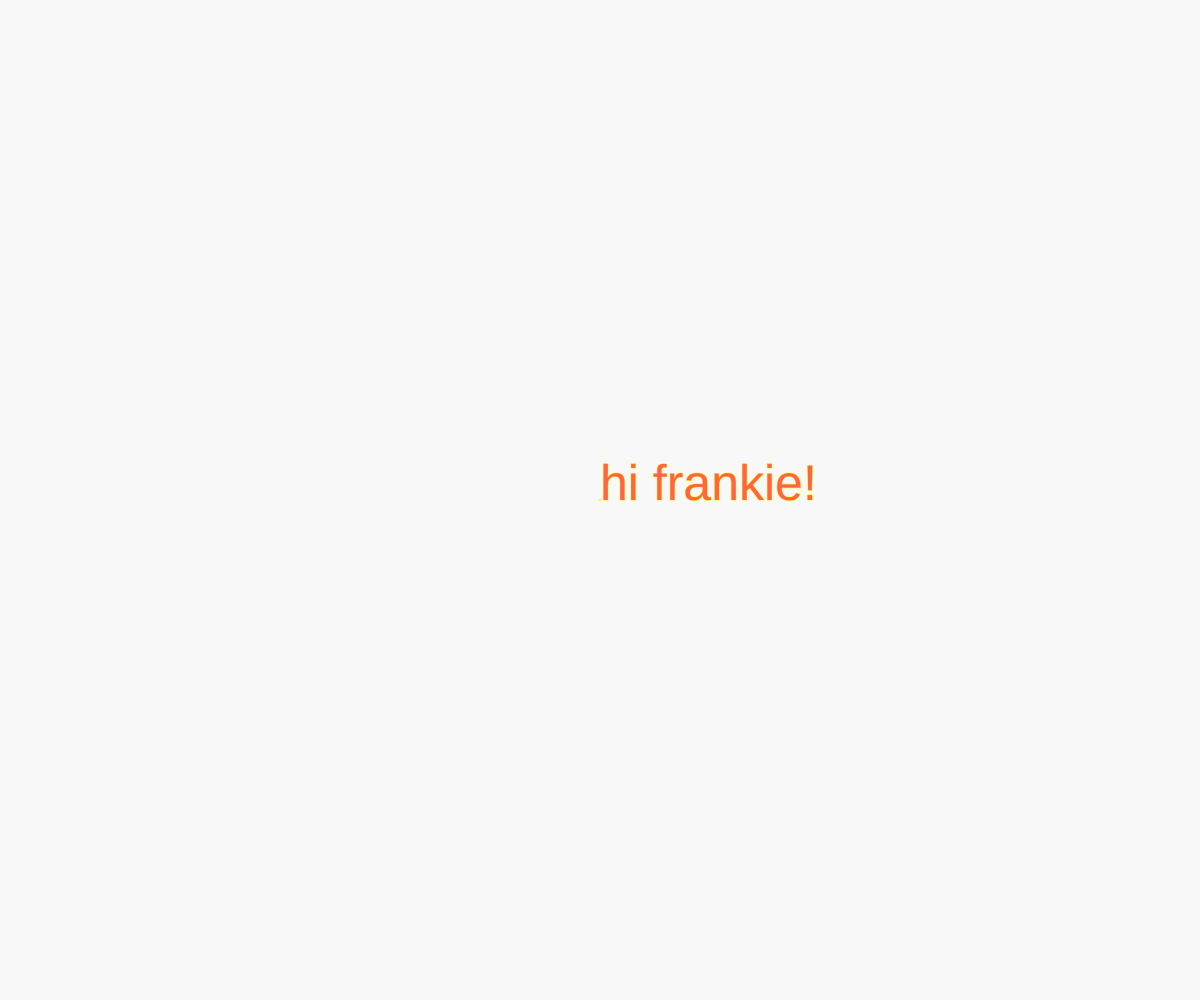
Frame 1 (no input)
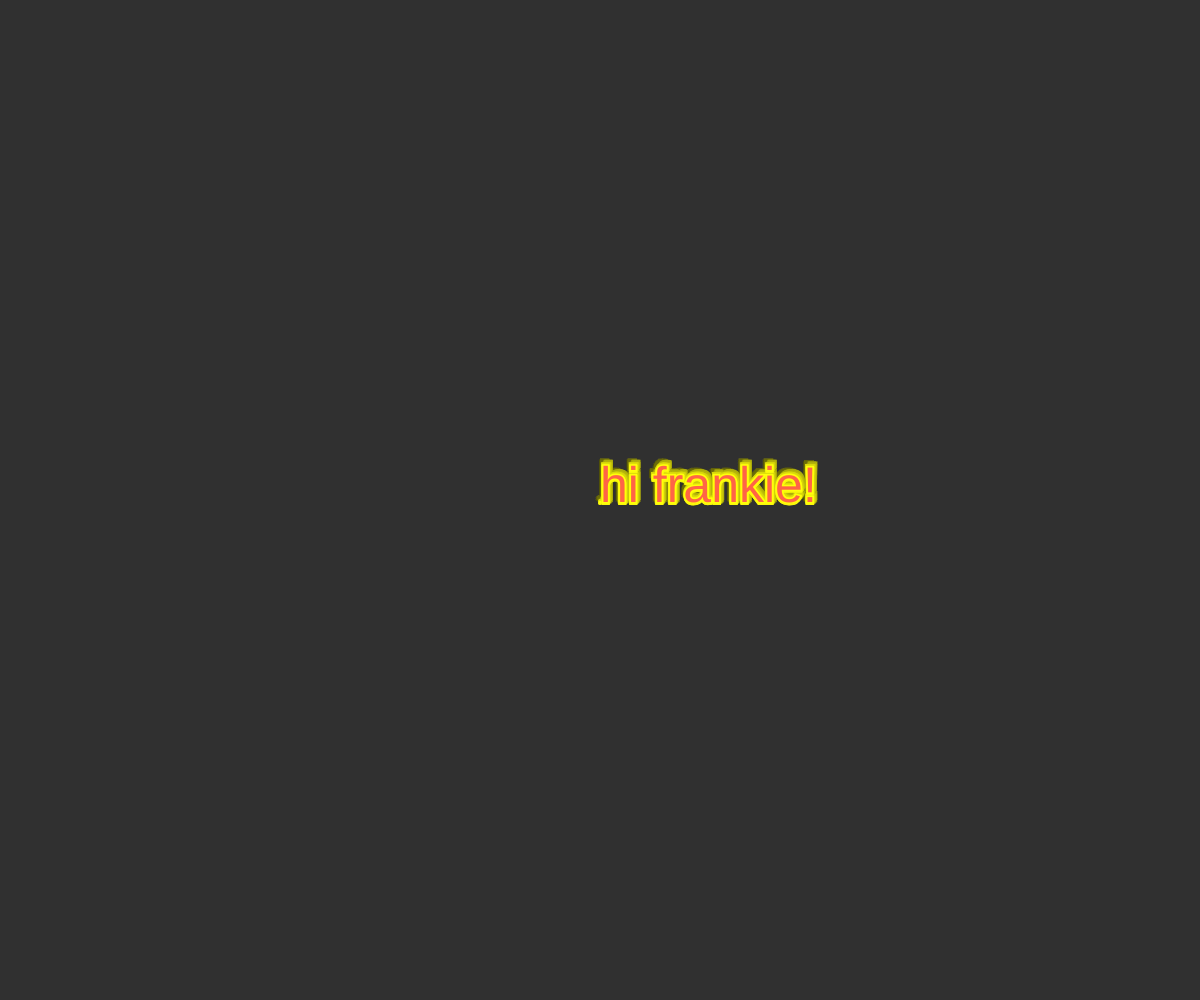
Frame 60 (no input)
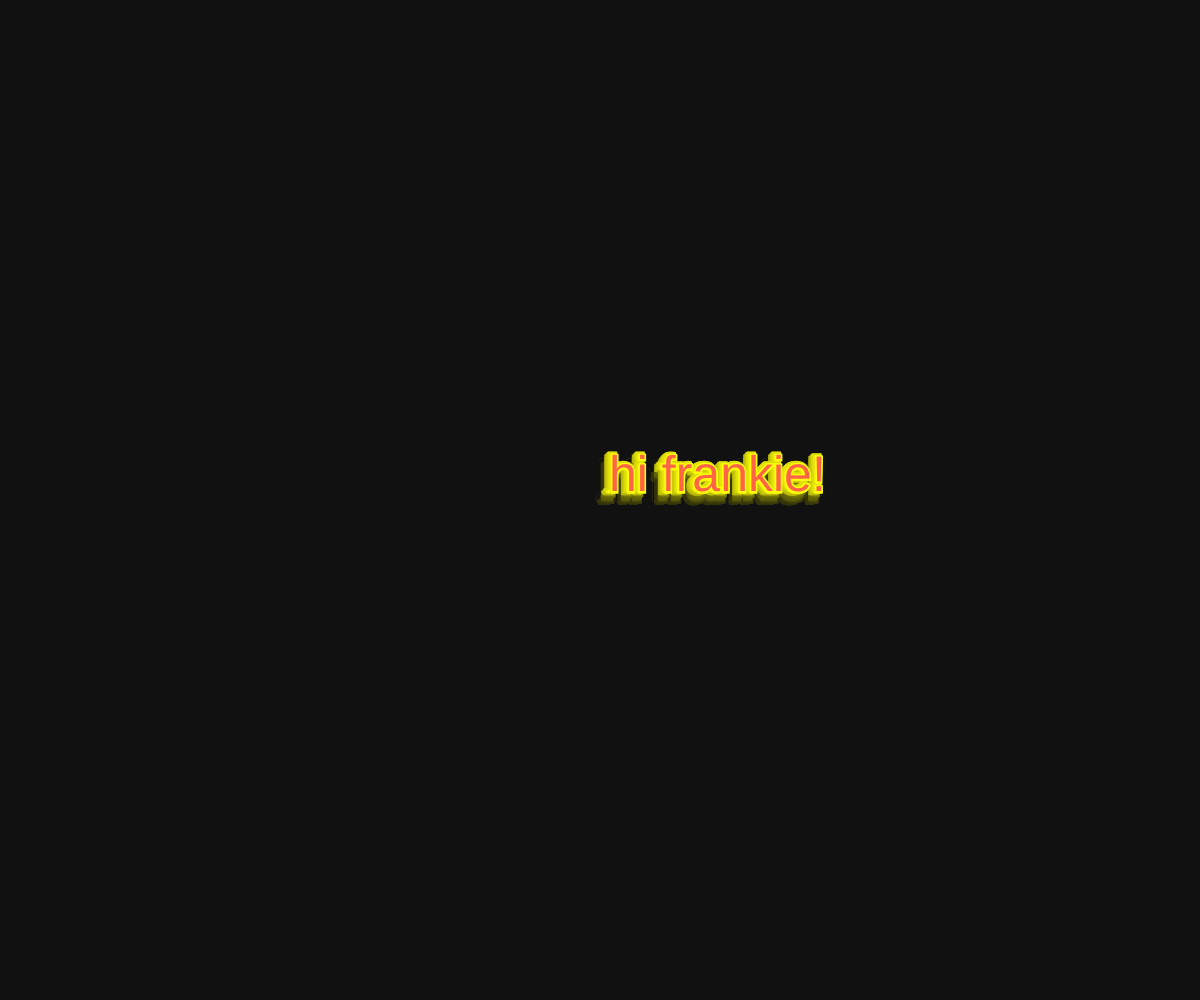
Frame 120 (the mouse pressed at the canvas centre since frame 60)

The p5.js sketch that drew these frames (run headless with seeded random() and noise() and a simulated clock; from frame 60 on, the mouse is pressed at the canvas centre):

// p5.js sketch
// ── sketch.js
 //let choice= floor(random(4));
 let walker;

 function setup() {
   createCanvas(windowWidth, windowHeight);
   walker = new Walker();
   frameRate(60)
 }
 function draw() {
   background(0,7); 
   walker.step();
   walker.show();
 }
 
 
 class Walker {
   //properties
 
   constructor() {
     this.x= width/2;
     this.y= height/2;
     //this.speed= (random(100,200))
   }
   show(){
     stroke(this.x,this.y,10)
     fill(255,100,70)
     point(0)
     textSize(50)
     text('hi frankie!', this.x,this.y)
     strokeWeight(random(2,5))
     point(this.x,this.y)
   //show and step are arbitary methods that act as functions, they live inside classes
     
   }
   step(){
   let choice = floor(random(5));
 
 if (choice===0){
   this.x++;
 } else if (choice===1){this.x--;
 } else if (choice===2){this.y++;}
   else if (choice===3){this.y^2}
 else {this.y--}
 }
 }
